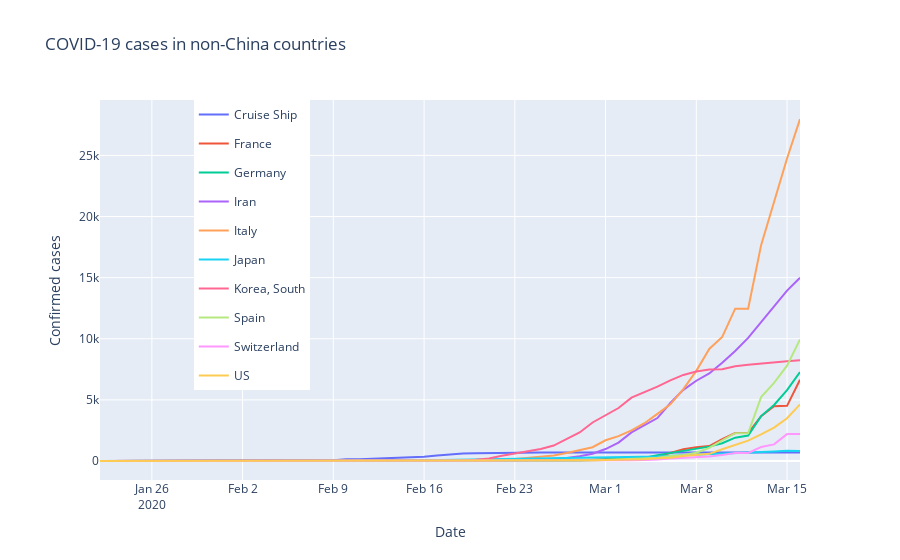

Source (notebook cell):
### Code cell
layout = go.Layout(title="COVID-19 cases in non-China countries", margin={"l": 100, "r": 100},
                   colorway=["#287D95", "#EF533B"], legend={"x": 0.7, "y": 1, 'orientation': "h"},
                   yaxis={'title': 'Confirmed cases'},
                   yaxis2={'title': 'Growth/Accel rate in cases', 'overlaying': 'y', 'side': 'right', "showgrid": False},
                   xaxis={"title": "Date"},
                   height=1000)

fig = go.Figure(data=traces_confirmed, layout=layout)
fig.show()
